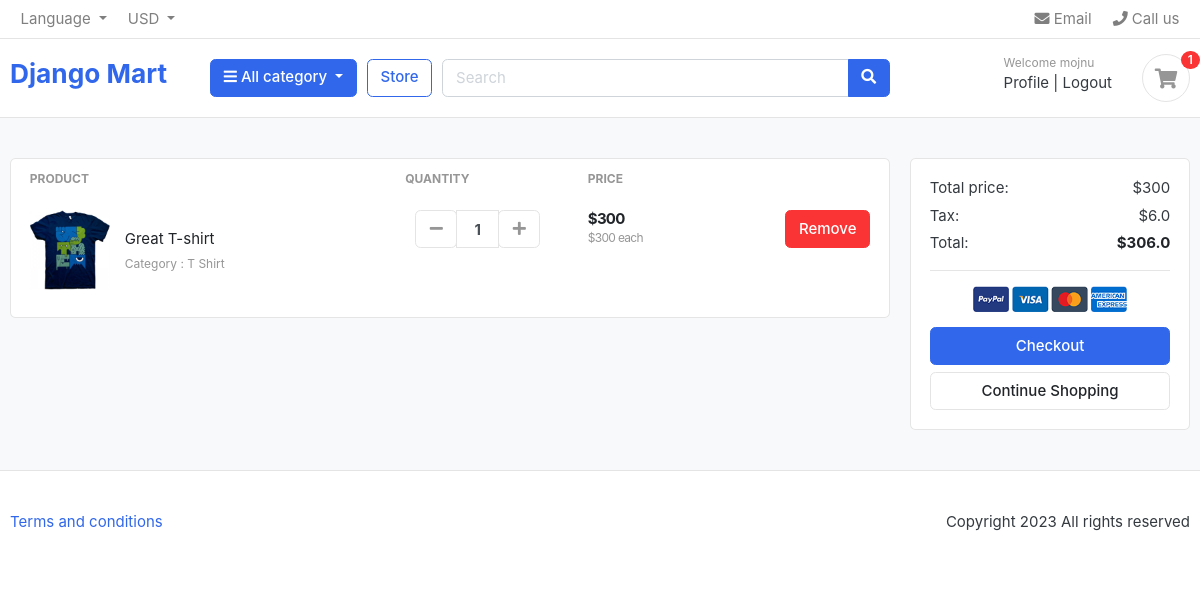
The app's page /cart/ (signed in) with its own data.
### cart/models.py (models this page shows, shortened)
class CartItem(models.Model):
    user = models.ForeignKey(User, on_delete=models.CASCADE, null = True)
    product = models.ForeignKey(Product, on_delete=models.CASCADE)
    cart = models.ForeignKey(Cart, on_delete=models.CASCADE, null = True)
    quantity = models.IntegerField()
    is_active = models.BooleanField(default=True)
    def sub_total(self):
        return self.product.price * self.quantity

### store/models.py (models this page shows, shortened)
class Product(models.Model):
    product_name = models.CharField(max_length=200, unique=True)
    slug = models.SlugField(max_length=200, unique=True)
    description = models.TextField(max_length=500, blank=True)
    price = models.IntegerField()
    image = models.ImageField(upload_to='photos/products')
    stock = models.IntegerField()
    is_available = models.BooleanField(default=True)
    category = models.ForeignKey(Category, on_delete=models.CASCADE)
    created_date = models.DateTimeField(auto_now_add=True)
    modified_date = models.DateTimeField(auto_now=True)

### category/models.py (models this page shows, shortened)
class Category(models.Model):
    category_name = models.CharField(max_length=50, unique=True)
    slug = models.SlugField(max_length=100, unique=True)
    description = models.TextField(max_length=255, blank=True)
    cat_image = models.ImageField(upload_to='photos/categories', blank=True)

### cart/views.py (the view)
# urls.py: path('', views.cart, name='cart'),
def cart(request, total=0, quantity=0, cart_items=None):
    cart_items_count = CartItem.objects.filter(user=request.user).count()
    try:
        tax = 0
        grand_total = 0
        if request.user.is_authenticated:
            cart_items = CartItem.objects.filter(user=request.user, is_active=True)
        else:
            cart = Cart.objects.get(cart_id=_cart_id(request))
            cart_items = CartItem.objects.filter(cart=cart, is_active=True)
        for cart_item in cart_items:
            total += (cart_item.product.price * cart_item.quantity)
            quantity += cart_item.quantity
        tax = (2 * total)/100
        grand_total = total + tax
    except ObjectDoesNotExist:
        pass #just ignore
    context = {
        'total': total,
        'quantity': quantity,
        'cart_items': cart_items,
        'tax'       : tax,
        'grand_total': grand_total,
        'cart_items_count': cart_items_count
    }
    return render(request, 'cart/cart.html', context)

### cart/templates/cart/cart.html (shortened to what this page needs)
{% extends 'base.html' %}
{% load static %}
{% block body%}
<section class="section-content padding-y bg">
      <div class="container">
        <div class="row">
          <aside class="col-lg-9">
            <div class="card">
              <table class="table table-borderless table-shopping-cart">
                <thead class="text-muted">
                  <tr class="small text-uppercase">
                    <th scope="col">Product</th>
                    <th scope="col" width="120">Quantity</th>
                    <th scope="col" width="120">Price</th>
                    <th scope="col" class="text-right" width="200"></th>
                  </tr>
                </thead>
                <tbody>
                  {% for item in cart_items %}
<tr>
                    <td>
                      <figure class="itemside align-items-center">
                        <div class="aside">
                          <img src="{{item.product.image.url}}" class="img-sm" />
                        </div>
                        <figcaption class="info">
                          <a href="#" class="title text-dark"
                            >{{item.product.product_name}}</a
                          >
                          <p class="text-muted small">
                            Category : {{item.product.category.category_name}}
                          </p>
                        </figcaption>
                      </figure>
                    </td>
                    <td>
                      <div class="col">
                        <div class="input-group input-spinner">
                          <div class="input-group-prepend">
                            <form action="{% url 'remove_cart_item' item.product.id item.id %}">
                                <button
                              class="btn btn-light"
                              type="submit"
                              id="button-minus"
                            >
                              <i class="fa fa-minus"></i>
                            </button>
                            </form>
                          </div>
                          <input type="text" class="form-control" value={{item.quantity}} />
                          <div class="input-group-append">
                            <form action="{% url 'add_cart' item.product.id %}" method="POST">
                            <button
                              class="btn btn-light"
                              type="submit"
                              id="button-plus"
                            >
                              <i class="fa fa-plus"></i>
                            </button>
                            </form>
                          </div>
                        </div>
                      </div>
                    </td>
                    <td>
                      <div class="price-wrap">
                        <var class="price">${{item.sub_total}}</var>
                        <small class="text-muted"> ${{item.product.price}} each </small>
                      </div>
                    </td>
                    <td class="text-right">
                      <a href="{% url 'remove_cart' item.product.id item.id %}" class="btn btn-danger"> Remove</a>
                    </td>
                  </tr>
                  {% endfor %}
                </tbody>
              </table>
            </div>
          </aside>
          <aside class="col-lg-3">
            <div class="card">
              <div class="card-body">
                <dl class="dlist-align">
                  <dt>Total price:</dt>
                  <dd class="text-right">${{total}}</dd>
                </dl>
                <dl class="dlist-align">
                  <dt>Tax:</dt>
                  <dd class="text-right">${{tax}}</dd>
                </dl>
                <dl class="dlist-align">
                  <dt>Total:</dt>
                  <dd class="text-right text-dark b">
                    <strong>${{grand_total}}</strong>
                  </dd>
                </dl>
                <hr />
                <p class="text-center mb-3">
                  <img src="{% static './images/misc/payments.png' %}" height="26" />
                </p>
                <a href="{% url 'place_order' %}" class="btn btn-primary btn-block">
                  Checkout
                </a>
                <a href="{% url 'store' %}" class="btn btn-light btn-block"
                  >Continue Shopping</a
                >
              </div>
            </div>
          </aside>
        </div>
      </div>
    </section>
{% endblock%}

### templates/base.html (shortened to what this page needs)
<!DOCTYPE html>
{% load static %}
<html lang="en">
  <head>
    <link href="{% static 'css/bootstrap.css' %}" rel="stylesheet" type="text/css" />
    <link
      href="{% static 'fonts/fontawesome/css/all.min.css' %}"
      type="text/css"
      rel="stylesheet"
    />
    <link href="{% static 'css/ui.css' %}" rel="stylesheet" type="text/css" />
    <link
      href="{% static 'css/responsive.css' %}"
      rel="stylesheet"
      media="only screen and (max-width: 1200px)"
    />
  </head>
<body>
  <header class="section-header">
    <nav class="navbar p-md-0 navbar-expand-sm navbar-light border-bottom">
    <div class="container">
      <div class="collapse navbar-collapse" id="navbarTop4">
        <ul class="navbar-nav mr-auto">
          <li class="nav-item dropdown">
           <a href="#" class="nav-link dropdown-toggle" data-toggle="dropdown">   Language </a>
        </li>
        <li class="nav-item dropdown">
          <a href="#" class="nav-link dropdown-toggle" data-toggle="dropdown"> USD </a>
        </li>
        </ul>
        <ul class="navbar-nav">
        <li><a href="#" class="nav-link"> <i class="fa fa-envelope"></i> Email </a></li>
        <li><a href="#" class="nav-link"> <i class="fa fa-phone"></i> Call us </a></li>
      </ul>
      </div>
    </div>
    </nav>
    <section class="header-main border-bottom">
      <div class="container">
    <div class="row align-items-center">
      <div class="col-lg-2 col-md-3 col-6">
        <a href="{% url 'home' %}" class="brand-wrap">
          <h3>Django Mart</h3>
        </a>
      </div>
      <div class="col-lg col-sm col-md col-6 flex-grow-0">
        <div class="category-wrap dropdown d-inline-block float-right">
          <button type="button" class="btn btn-primary dropdown-toggle" data-toggle="dropdown">
            <i class="fa fa-bars"></i> All category
          </button>
        </div>
      </div>
      <a href="{% url 'store' %}" class="btn btn-outline-primary">Store</a>
      <div class="col-lg  col-md-6 col-sm-12 col">
        <form action="#" class="search">
          <div class="input-group w-100">
              <input type="text" class="form-control" style="width:60%;" placeholder="Search">
              <div class="input-group-append">
                <button class="btn btn-primary" type="submit">
                  <i class="fa fa-search"></i>
                </button>
              </div>
            </div>
        </form>
      </div>
      <div class="col-lg-3 col-sm-6 col-8 order-2 order-lg-3">
            <div class="d-flex justify-content-end mb-3 mb-lg-0">
              <div class="widget-header">
                {% if request.user.is_authenticated %}
                <small class="title text-muted">Welcome {{request.user}}</small>
                <div>
                  <a href="{% url 'profile' %}">Profile</a> <span class="dark-transp"> | </span>
                  <a href="{% url 'logout' %}"> Logout</a>
                </div>
                {% else %}
                <small class="title text-muted">Welcome guest!</small>
                <div>
                  <a href="{% url 'login' %}">Sign in</a> <span class="dark-transp"> | </span>
                  <a href="{% url 'register' %}"> Register</a>
                </div>
                {% endif %}
              </div>
              <a href="{% url 'cart' %}" class="widget-header pl-3 ml-3">
                <div class="icon icon-sm rounded-circle border"><i class="fa fa-shopping-cart"></i></div>
                <span class="badge badge-pill badge-danger notify">{{cart_items_count}}</span>
              </a>
            </div>
          </div>
    </div>
      </div>
    </section>
    </header>
      {% block body %}
      {% endblock %}
    {% include 'footer.html' %}
</body>
</html>

### static/css/ui.css (style rules this page uses)
html { font-family: "Inter", sans-serif; font-size: 15px; }
.price-wrap { letter-spacing: -0.7px; }
.icon-xs, .icon-sm, .icon-md, .icon-lg { display: inline-block; text-align: center; flex-shrink: 0; flex-grow: 0; }
.icon-sm { width: 48px; height: 48px; line-height: 48px !important; font-size: 20px; }
.img-xs, .img-sm, .img-md, .img-lg { -o-object-fit: cover; object-fit: cover; flex-shrink: 0; flex-grow: 0; }
.img-sm { width: 80px; height: 80px; }
.padding-y { padding-top: 40px; padding-bottom: 40px; }
var { font-style: normal; }
figure { margin-bottom: 0; }
.bg { background-color: #f8f9fa; }
.b { font-weight: 600; }
p:last-child { margin-bottom: 0; }
.header-main { position: relative; padding-top: 1rem; padding-bottom: 1rem; }
.widget-header { display: inline-block; vertical-align: middle; position: relative; }
.widget-header a { color: #343a40; }
.widget-header i { color: #969696; }
.widget-header .title { display: block; }
.widget-header .notify { position: absolute; top: -3px; right: -10px; }
.btn-light { background-color: #fff; border-color: #e4e4e4; }
.btn-light i { color: #969696; }
.itemside { position: relative; display: flex; width: 100%; }
.itemside .aside { position: relative; flex-shrink: 0; }
.itemside .info { padding-left: 15px; padding-right: 7px; }
.itemside p { margin-bottom: 0; }
.itemside .title { display: block; margin-bottom: 5px; color: #212529; }
[class*=dlist-] { margin-bottom: 5px; }
[class*=dlist-] dd { margin-bottom: 0; }
.dlist-align { display: flex; }
.dlist-align dt { width: 150px; word-wrap: break-word; font-weight: normal; }
.dlist-align dd { flex-grow: 1; }
.notify { position: absolute; top: -4px; right: -10px; display: inline-block; padding: 0.25em 0.6em; font-size: 12px; line-height: 1; text-align: center; border-radius: 3rem; color: #fff; background-color: #fa3434; }
.price { font-weight: 600; color: #212529; }
.input-spinner { width: 125px; flex-wrap: nowrap; display: inline-flex; vertical-align: middle; }
.input-spinner input.form-control { text-align: center; max-width: 46px; font-weight: bold; flex-basis: 46px; border-color: #e4e4e4; flex-grow: 0; }
.input-spinner .btn { width: 42px; text-align: center; padding-left: 0.5rem; padding-right: 0.5rem; }
.table-shopping-cart.table td, .table-shopping-cart.table th { padding-left: 1.25rem; padding-right: 1.25rem; }
.table-shopping-cart .price-wrap { line-height: 1.2; }
.table-shopping-cart .price { font-weight: bold; margin-right: 5px; display: block; }

### records on screen
CartItem: product.image (picture), product.product_name "Great T-shirt", product.category.category_name "T Shirt", quantity "1", sub_total "300", product.price "300"

### other values on screen
{{ request.user }} "mojnu"
{{ cart_items_count }} "1"
{{ total }} "300"
{{ tax }} "6.0"
{{ grand_total }} "306.0"
